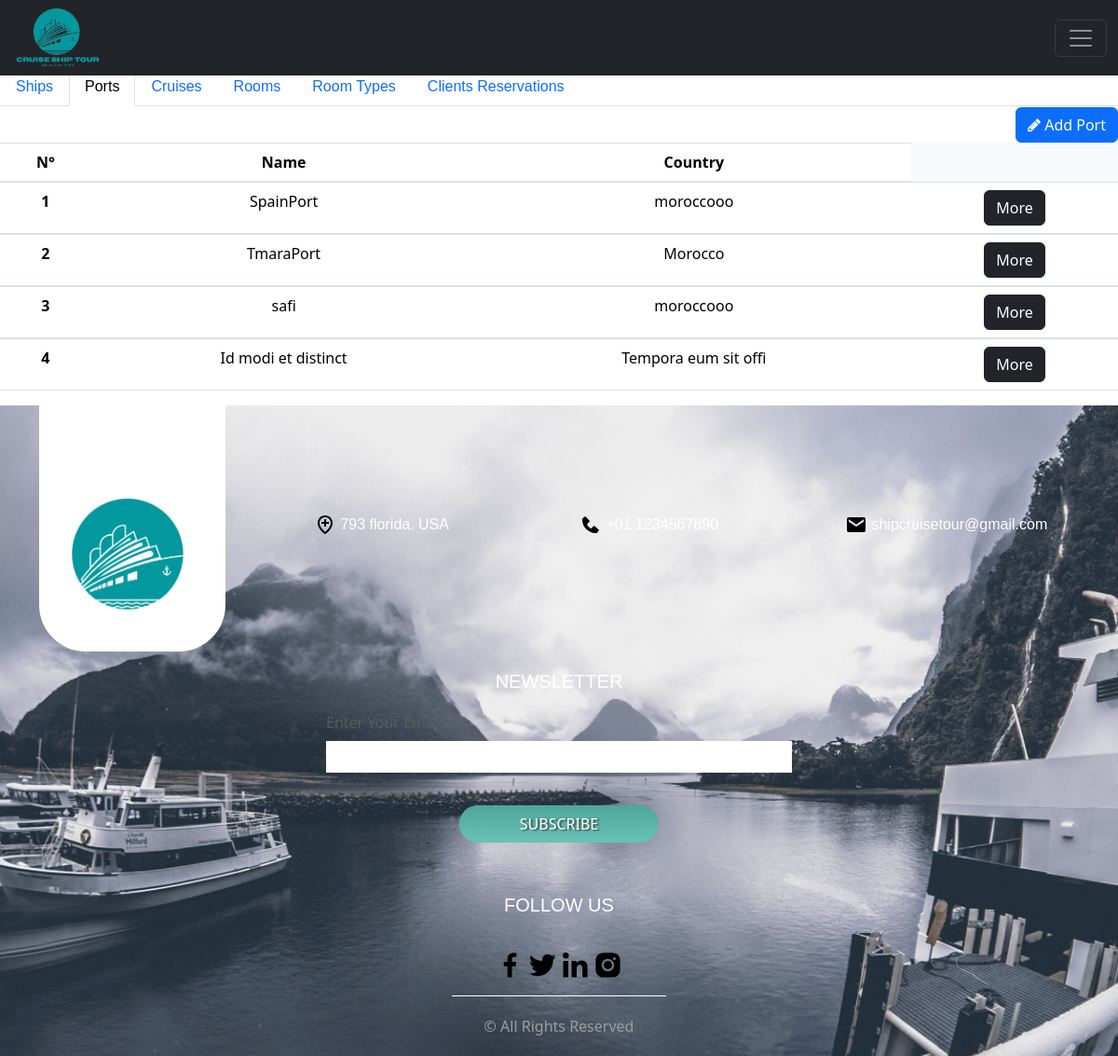
/ports (signed in), run on the app's committed database.
### tables this page shows
CREATE TABLE `ports` (
  `id` int(2) NOT NULL,
  `nom` varchar(30) NOT NULL,
  `pays` varchar(30) NOT NULL
);

### app/controllers/Ports.php (called while the page is built, shortened)
<?php
  class Ports extends Controller{
  protected $portModel;
    public function __construct(){
      $this->portModel = $this->model('Port');
    }
    public function index(){
      $ports = $this->portModel->getPorts();
      $data = [
        'ports' => $ports
      ];
      $this->view('ports/index', $data);
    }
  }

### app/libraries/Core.php (called while the page is built, shortened)
<?php
  class Core {
    protected $currentMethod = 'index';
    public function __construct(){
      $url = $this->getUrl();
            if(file_exists('../app/controllers/'.ucwords($url[0]).'.php')){
        unset($url[0]);
      }
      $this->currentController = new $this->currentController;
      $this->params = $url ? array_values($url) : [];
      call_user_func_array([$this->currentController, $this->currentMethod], $this->params);
    }
    public function getUrl(){
        if(isset($_GET['url'])){
          $url = rtrim($_GET['url'], '/');
          $url = filter_var($url, FILTER_SANITIZE_URL);
          $url = explode('/', $url);
          return $url;
        }
    }
  }

### public/index.php (called while the page is built, shortened)
<?php
  $init = new Core;

### app/libraries/Database.php (called while the page is built, shortened)
<?php
class Database {
	private $host = DB_HOST;
	private $user = DB_USER;
	private $pass = DB_PASS;
	private $dbname = DB_NAME;
	private $dbh;
	private $stmt;
	public function __construct() {
		$dsn = 'mysql:host=' . $this->host . ';dbname=' . $this->dbname;
		$options = array (
			PDO::ATTR_PERSISTENT => true,
			PDO::ATTR_ERRMODE => PDO::ERRMODE_EXCEPTION
		);
		try {
			$this->dbh = new PDO ($dsn, $this->user, $this->pass, $options);
		}
		catch ( PDOException $e ) {
			$this->error = $e->getMessage();
		}
	}
	public function query($query) {
		 $this->stmt = $this->dbh->prepare($query);
	}
	public function execute(){
		return $this->stmt->execute();
	}
	public function resultset(){
		$this->execute();
		return $this->stmt->fetchAll(PDO::FETCH_OBJ);
	}
}

### app/models/Port.php (called while the page is built, shortened)
<?php
  class Port {
    private $db;
    public function __construct(){
      $this->db = new Database;
    }
    public function getPorts(){
      $this->db->query("SELECT * FROM ports");
      $results = $this->db->resultset();
      return $results;
    }
  }

### app/views/ports/index.php (the view, shortened to what this page needs)
<?php require APPROOT . '/views/inc/header.php'; ?>
 <nav>
  <div class="nav nav-tabs" id="nav-tab" role="tablist">
    <a  class="nav-link " href="<?= URLROOT; ?>/ships" >Ships</a>
    <a class="nav-link active" href="<?= URLROOT; ?>/ports">Ports</a>
    <a class="nav-link" href="<?= URLROOT; ?>/cruises">Cruises</a>
    <a class="nav-link " href="<?= URLROOT; ?>/rooms">Rooms</a>
    <a class="nav-link" href="<?= URLROOT; ?>/roomtypes">Room Types</a>
    <a class="nav-link " href="<?= URLROOT; ?>/clientsreservations">Clients Reservations</a>
  </div>
</nav>
<div class="tab-content" id="nav-tabContent">
  <div class="tab-pane fade show active" id="nav-profile" role="tabpanel" aria-labelledby="nav-profile-tab" tabindex="0">  <table class="table bg-light ">
  <div class="col-md-6 ">
    </div>
  <div class="col-ml-6">
      <a class="btn btn-primary pull-right" href="<?php echo URLROOT; ?>/ports/add"><i class="fa fa-pencil" aria-hidden="true"></i> Add Port</a>
    </div>
  <thead class="text-center">
    <tr>
      <th scope="col">N°</th>
      <th scope="col">Name</th>
      <th scope="col">Country</th>
    </tr>
  </thead>
  <?php foreach($data['ports'] as $port) : ?>
  <tbody class="text-center">
    <tr>
      <th scope="row" class="counterCell"></th>
      <td><?php echo $port->nom; ?></td>
      <td><?php echo $port->pays; ?></td>
      <td>  <a class="btn btn-dark" href="<?php echo URLROOT; ?>/ports/show/<?php echo $port->id; ?>">More</a>
</td>
   </tr>
  </tbody>
  <?php endforeach; ?>
</table></div>
</div>
<?php require APPROOT . '/views/inc/footer.php'; ?>

### public/css/style.css (style rules this page uses)
body { overflow-x: hidden; }
body:not(.light) { background: #ffffff; color: rgb(0, 0, 0); }
.show { color: #000000 !important; }
table { counter-reset: tableCount; }
.counterCell:before { content: counter(tableCount); counter-increment: tableCount; }
a { text-decoration: none !important; color: #d8e8f5; font-family: Arial, Helvetica, sans-serif; }

### data on the page
ports: nom "SpainPort", pays "moroccooo"
ports: nom "TmaraPort", pays "Morocco"
ports: nom "safi", pays "moroccooo"
ports: nom "Id modi et distinct", pays "Tempora eum sit offi"
